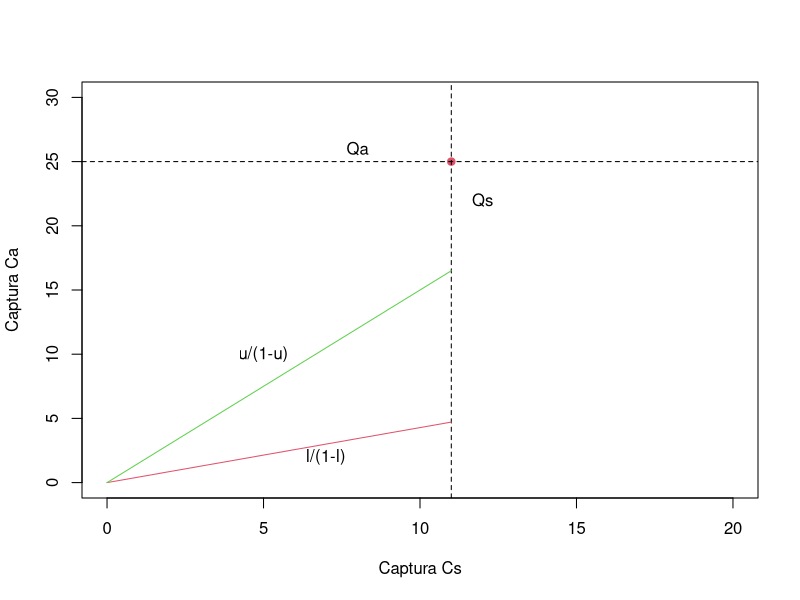

Write the R code that produced this figure. (Note: this script raises an error after producing the figure.)
## ---- chunk 1
Qs = 11  #Cuota de la especie a
Qa = 25  #Cuota de la especie b
Pa = 1/300  #Precio de la especie a
Ps = 1/602  #Precio de la especie b
l=0.3    #limite inferior composicion
u=0.6
#Estimacion de la composicion c0
Qr = Qa/Qs
A = (l/(1-l))
B = (u/(1-u))
## ---- chunk 2
x <- c(0,20)
y <- c(0,30)
plot(x,y,type="n",xlab="Captura Cs",ylab="Captura Ca")
points(Qs,Qa,col=2,pch=19)
abline(h=Qa,lty=2)
abline(v=Qs,lty=2)
xx <- seq(0,Qs,1)
yl <- A*xx
yu <- B*xx
lines(xx,yl,col=2)
lines(xx,yu,col=3)
text(8,26,"Qa")
text(12,22,"Qs")
text(5,10,"u/(1-u)")
text(7,2,"l/(1-l)")
## ---- chunk 3
setwd("DataMix")
library(lattice)
library(nlme)
ca <- read.csv("catchmix.csv")
mezc<-groupedData(anchoveta~sardina|as.factor(YY),data=ca,order.groups=F,FUN=min,labels=list(x="Sardina",y="Anchoveta"),units=list(x="(t)",y="(t)"))
m4 <- lme(anchoveta~sardina,random=~-1+sardina|as.factor(YY),data=mezc)
rate<-coef(m4)[2]
rate2<-c(0.810,1.038,0.579,0.4055,0.6179,1.064,1.0415,1.6448,0.674,1.848,0.346,0.322,0.377,0.125,0.078,0.212)
Year<-seq(1998,2013,1)
tb1 <- cbind(Year,rate2)
## ---- chunk 4
intervals(m4,level=0.95)
## ---- chunk 5
plot(augPred(m4),lty=1,csi=0.3,pch=1,lwd=2,col="black",brg="white")
## ---- chunk 6
plot(Year,rate2,ylab="Anchoveta/Sardina",xlab="Años",pch=19,type="b",main="Razón de Capturas (1998-2013)")
abline(h=1,lty=2)
## ---- chunk 7
tb1
## ---- chunk 8
comp <- function(){
  if(Qr< A){
		p=l
		CaCs = c(((1-l)/l)*Qa,Qa)
		Im = (Ps*((1-l)/l)+Pa)*Qa
		}
	if(Qr>B){
		p=u
		CaCs = c(Qs,(u/(1-u))*Qs)
		Im = (Ps+Pa*(u/(1-u)))*Qs
		}
     if(Qr>=A && Qr<=B){
     	p=Qa/(Qs+Qa)
		CaCs = c(Qs,Qa)
		Im = Ps*Qs+Pa*Qa
		}
    out <- list()
    out$p = p
    out$CaCs=CaCs
    out$Im=Im
    return(out)
}
## ---- chunk 9
Qa = 42  #Cuota de la especie a
Qs = 572  #Cuota de la especie b
Pa = 1/Qa  #Valor de la especie a por conservación
Ps = 1/Qs  #Valor de la especie b por conservación
l=0.08     #limite inferior razon anchoveta/sardina
u=0.38     #Límite superior razón anchoveta/sardina
#Balance y ajuste de las cuotas separadas
Qr = Qa/Qs
A = (l/(1-l))
B = (u/(1-u))
sa <- comp()
Qmixta <- sa$CaCs[1]+sa$CaCs[2]
Cs<-sa$CaCs[1]
Ca<-sa$CaCs[2]
Qmixta
